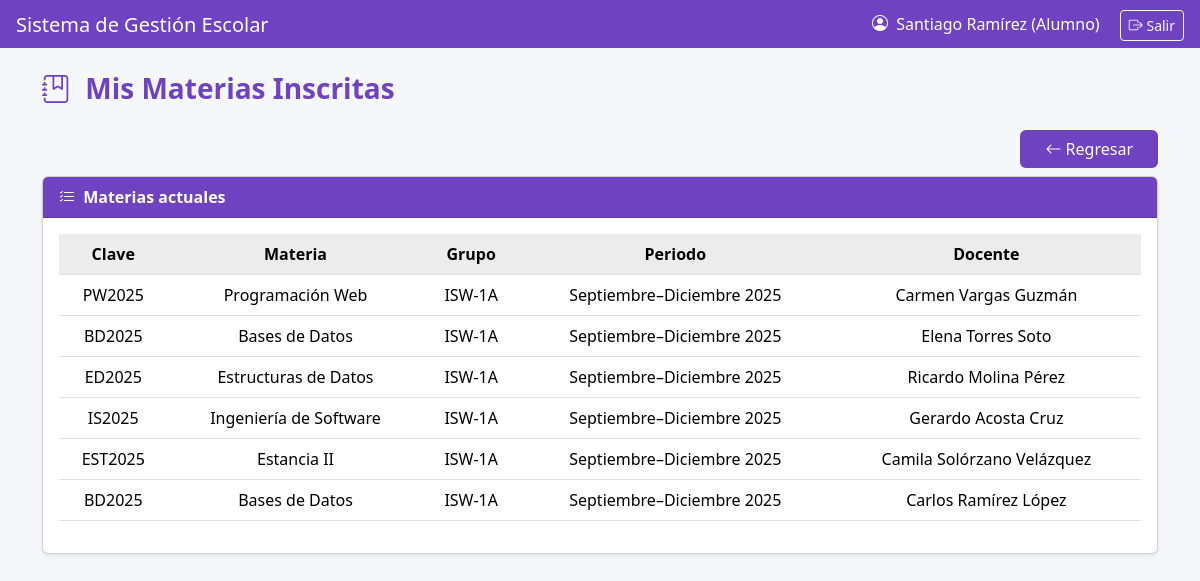
Screenshot of /index.php?action=misMaterias (signed in) with the database file from the repository.
### tables this page shows
CREATE TABLE `materias` (
  `idMateria` int(11) NOT NULL AUTO_INCREMENT,
  `nombreMateria` varchar(100) NOT NULL,
  `claveMateria` varchar(20) NOT NULL,
  `horasSemana` int(11) DEFAULT NULL,
  `idPeriodo` int(11) DEFAULT NULL,
  PRIMARY KEY (`idMateria`),
  UNIQUE KEY `claveMateria` (`claveMateria`),
  KEY `idPeriodo` (`idPeriodo`),
  CONSTRAINT `materias_ibfk_1` FOREIGN KEY (`idPeriodo`) REFERENCES `periodosescolares` (`idPeriodo`) ON DELETE CASCADE ON UPDATE CASCADE
);

CREATE TABLE `grupos` (
  `idGrupo` int(11) NOT NULL AUTO_INCREMENT,
  `nombreGrupo` varchar(50) NOT NULL,
  `idCarrera` int(11) NOT NULL,
  `idPeriodo` int(11) NOT NULL,
  PRIMARY KEY (`idGrupo`),
  KEY `idCarrera` (`idCarrera`),
  KEY `idPeriodo` (`idPeriodo`),
  CONSTRAINT `grupos_ibfk_1` FOREIGN KEY (`idCarrera`) REFERENCES `carreras` (`idCarrera`) ON DELETE CASCADE ON UPDATE CASCADE,
  CONSTRAINT `grupos_ibfk_2` FOREIGN KEY (`idPeriodo`) REFERENCES `periodosescolares` (`idPeriodo`) ON DELETE CASCADE ON UPDATE CASCADE
);

CREATE TABLE `periodosescolares` (
  `idPeriodo` int(11) NOT NULL AUTO_INCREMENT,
  `nombrePeriodo` varchar(50) NOT NULL,
  `fechaInicio` date NOT NULL,
  `fechaFin` date NOT NULL,
  PRIMARY KEY (`idPeriodo`)
);

### app/controllers/alumnoController.php (called while the page is built, shortened)
<?php
require_once __DIR__ . '/../../config/db_connection.php';
require_once __DIR__ . '/../models/alumnoModel.php';
class AlumnoController {
    private $model;
    public function __construct($connection) {
        $this->model = new AlumnoModel($connection);
    }
    public function misMaterias() {
        $idUsuario = $_SESSION['usuario']['id'];
        $materias = $this->model->obtenerMateriasAlumno($idUsuario);
        include __DIR__ . '/../views/misMateriasView.php';
    }
}

### app/models/alumnoModel.php (called while the page is built, shortened)
<?php
    class AlumnoModel {
        private $connection;
        public function __construct($connection) {
            $this->connection = $connection;
        }
        public function obtenerMateriasAlumno($idUsuario) {
            $sql = "SELECT
                        m.idMateria,
                        m.nombreMateria,
                        m.claveMateria,
                        g.nombreGrupo,
                        p.nombrePeriodo,
                        CONCAT(u.nombres, ' ', u.apePaterno, ' ', u.apeMaterno) AS docente
                    FROM usuarios uAlumno
                    INNER JOIN alumnos a ON uAlumno.idUsuario = a.idUsuario
                    INNER JOIN inscripciones i ON a.idAlumno = i.idAlumno
                    INNER JOIN grupos g ON i.idGrupo = g.idGrupo
                    INNER JOIN periodosEscolares p ON g.idPeriodo = p.idPeriodo
                    INNER JOIN asignaciones asig ON g.idGrupo = asig.idGrupo
                    INNER JOIN materias m ON asig.idMateria = m.idMateria
                    LEFT JOIN docentes d ON asig.idDocente = d.idDocente
                    LEFT JOIN usuarios u ON d.idUsuario = u.idUsuario
                    WHERE uAlumno.idUsuario = ?";
            $stmt = $this->connection->prepare($sql);
            $stmt->bind_param("i", $idUsuario);
            $stmt->execute();
            return $stmt->get_result();
        }
    }
?>

### app/views/misMateriasView.php (the view, shortened to what this page needs)
<?php
  $usuario = $_SESSION['usuario'];
?>
<!DOCTYPE html>
<html lang="es">
<head>
  <link rel="stylesheet" href="https://cdn.jsdelivr.net/npm/bootstrap@5.3.3/dist/css/bootstrap.min.css">
  <link rel="stylesheet" href="https://cdn.jsdelivr.net/npm/bootstrap-icons@1.11.3/font/bootstrap-icons.css">
</head>
<body>
  <nav class="navbar navbar-dark px-3">
    <span class="navbar-brand h5 mb-0 text-white">Sistema de Gestión Escolar</span>
    <div class="ms-auto text-white">
      <i class="bi bi-person-circle me-1"></i>
      <?= $usuario['nombre'] ?> (Alumno)
      <a href="<?= BASE_URL ?>index.php?action=logout"
        class="btn btn-outline-light btn-sm ms-3">
        <i class="bi bi-box-arrow-right"></i> Salir
      </a>
    </div>
  </nav>
  <main class="main p-4">
    <div class="container">
      <h3 class="fw-bold titulo-pagina mb-4">
          <i class="bi bi-journal-bookmark me-2"></i> Mis Materias Inscritas
      </h3>
      <div class="d-flex justify-content-end mb-2">
          <a href="<?= BASE_URL ?>index.php?action=dashboard_alumno"
            class="btn btn-regresar px-4">
              <i class="bi bi-arrow-left"></i> Regresar
          </a>
      </div>
      <div class="card shadow-sm">
        <div class="card-header card-header-custom">
          <i class="bi bi-list-check me-1"></i> Materias actuales
        </div>
        <div class="card-body">
          <table class="table table-hover align-middle text-center">
            <thead>
              <tr>
                <th>Clave</th>
                <th>Materia</th>
                <th>Grupo</th>
                <th>Periodo</th>
                <th>Docente</th>
              </tr>
            </thead>
            <tbody>
              <?php while($row = $materias->fetch_assoc()) { ?>
                <tr>
                  <td><?= $row['claveMateria'] ?></td>
                  <td><?= $row['nombreMateria'] ?></td>
                  <td><?= $row['nombreGrupo'] ?></td>
                  <td><?= $row['nombrePeriodo'] ?></td>
                  <td><?= $row['docente'] ?? 'Sin asignar' ?></td>
                </tr>
              <?php } ?>
            </tbody>
          </table>
        </div>
      </div>
    </div>
  </main>
</body>
</html>

### app/views/misMateriasView.php (style rules this page uses)
:root { --primary: #6f42c1; --navbar-height: 48px; }
body { background: #f5f7fb; margin: 0; padding-top: var(--navbar-height); }
.navbar { background: var(--primary) !important; height: var(--navbar-height); position: fixed; top: 0; left: 0; right: 0; z-index: 1000; display: flex; align-items: center; }
.titulo-pagina { color: var(--primary); }
.card-header-custom { background: var(--primary); color: white; font-weight: 600; }
th { background: #ececec !important; }
.btn-regresar { background: var(--primary); color: white; font-weight: 500; }

### rows the page displays
materias: claveMateria "PW2025", nombreMateria "Programación Web", grupos.nombreGrupo "ISW-1A", idPeriodo.nombrePeriodo "Septiembre–Diciembre 2025", docente "Carmen Vargas Guzmán"
materias: claveMateria "BD2025", nombreMateria "Bases de Datos", grupos.nombreGrupo "ISW-1A", idPeriodo.nombrePeriodo "Septiembre–Diciembre 2025", docente "Elena Torres Soto", docente "Carlos Ramírez López"
materias: claveMateria "ED2025", nombreMateria "Estructuras de Datos", grupos.nombreGrupo "ISW-1A", idPeriodo.nombrePeriodo "Septiembre–Diciembre 2025", docente "Ricardo Molina Pérez"
materias: claveMateria "IS2025", nombreMateria "Ingeniería de Software", grupos.nombreGrupo "ISW-1A", idPeriodo.nombrePeriodo "Septiembre–Diciembre 2025", docente "Gerardo Acosta Cruz"
materias: claveMateria "EST2025", nombreMateria "Estancia II", grupos.nombreGrupo "ISW-1A", idPeriodo.nombrePeriodo "Septiembre–Diciembre 2025", docente "Camila Solórzano Velázquez"

### other values shown
$usuario['nombre'] "Santiago Ramírez"
